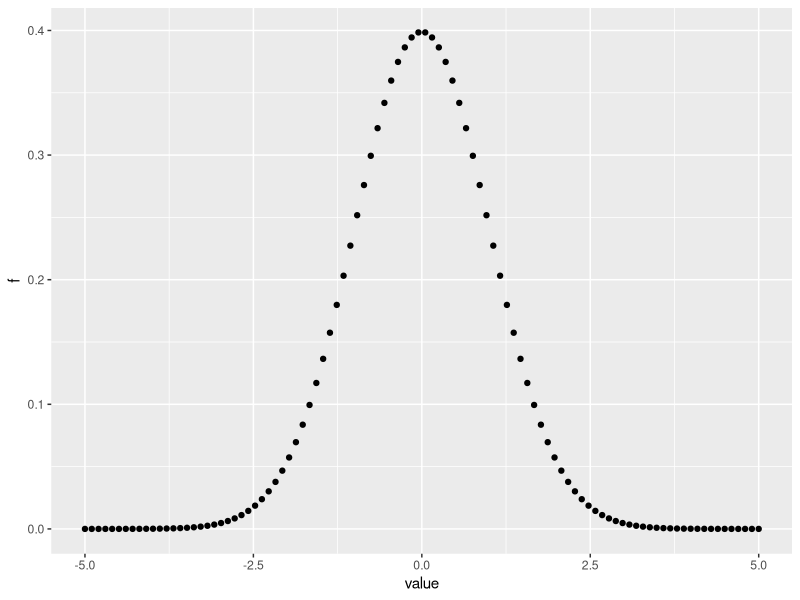
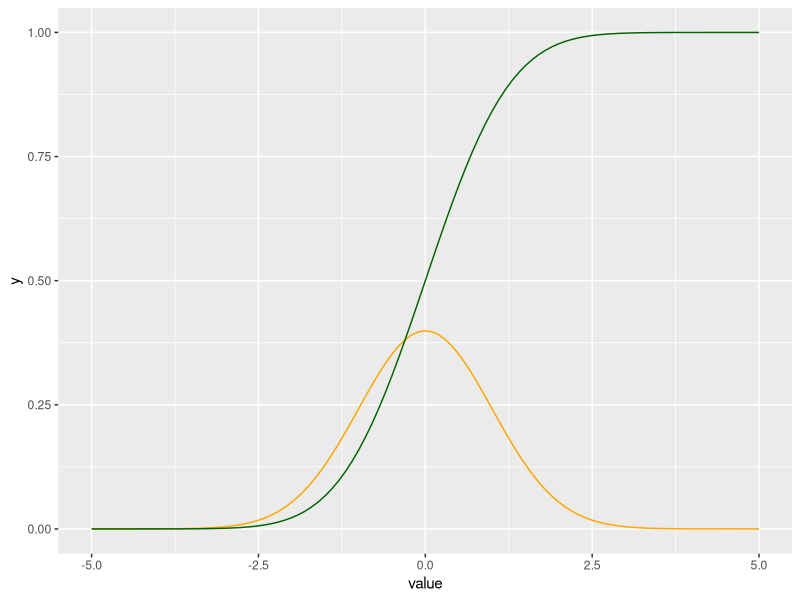
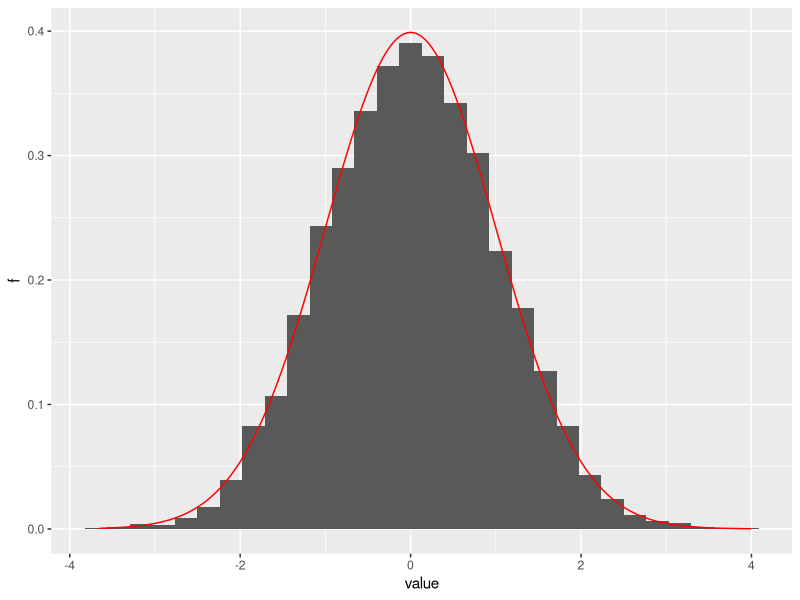
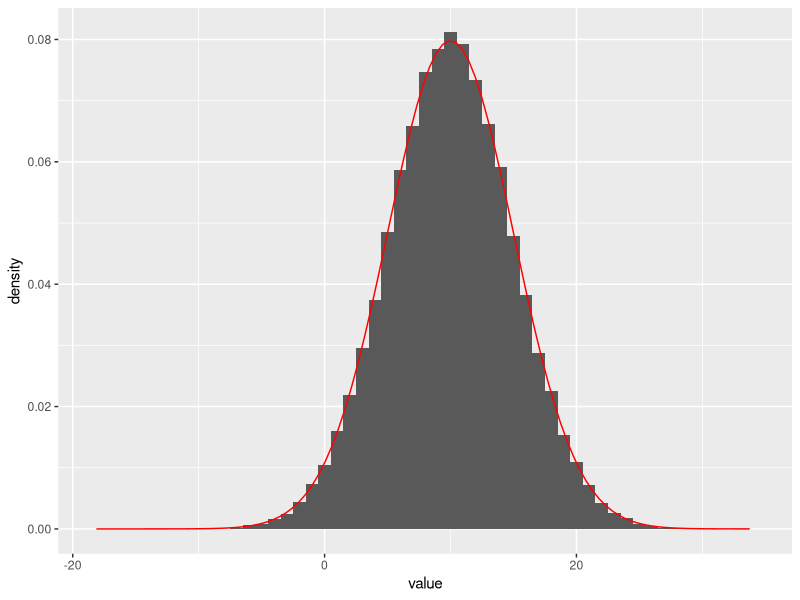
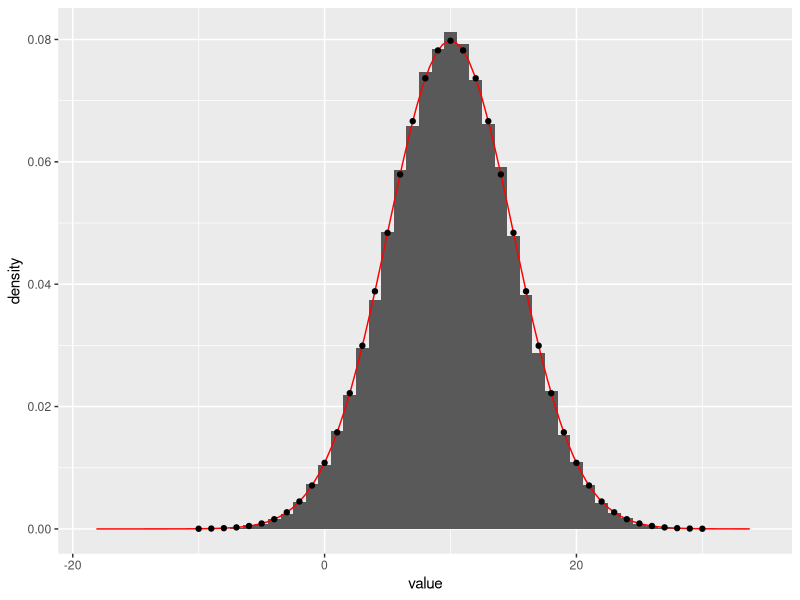

Generate these figures, in order, with R:
## ---- chunk 1
knitr::opts_chunk$set(echo = TRUE)
library(tidyverse)
## ---- chunk 2

theoretical.0.1<-data.frame(value=seq(-5,5,length.out = 100),
                            f=dnorm(seq(-5,5,length.out = 100)))
qplot(data=theoretical.0.1,value,f)
g<- ggplot(theoretical.0.1, aes(x=value)) +
        #geom_histogram(aes(y = ..density..),binwidth=1) +
        stat_function(fun = dnorm, colour = "orange",args = list(mean =0, sd = 1))+
        stat_function(fun = pnorm, colour = "darkgreen",args = list(mean =0, sd = 1))
g
## ---- chunk 3
set.seed(98765432)
value<-rnorm(10000)
f<-dnorm(value)
dat<-data.frame(value,f)
g<- ggplot(dat, aes(x=value,y=f)) +
        geom_histogram(aes(y = ..density..)) +
        geom_line(color="red")
g
## ---- chunk 4
 
set.seed(98765432)                     
dat<-data.frame(value=rnorm(100000,mean=10,sd=5))
g<- ggplot(dat, aes(x=value)) +
        geom_histogram(aes(y = ..density..),binwidth=1) +
        stat_function(fun = dnorm, colour = "red",args = list(mean =10, sd = 5))
g
## ---- chunk 5
x<-seq(-10,30,by=1)
theoretical<-data.frame(x=x,y=dnorm(x,10,5))
g<-g+geom_point(data=theoretical,aes(x=x,y=y))
g
## ---- chunk 6
qnorm(.7)
pnorm(qnorm(.7))
